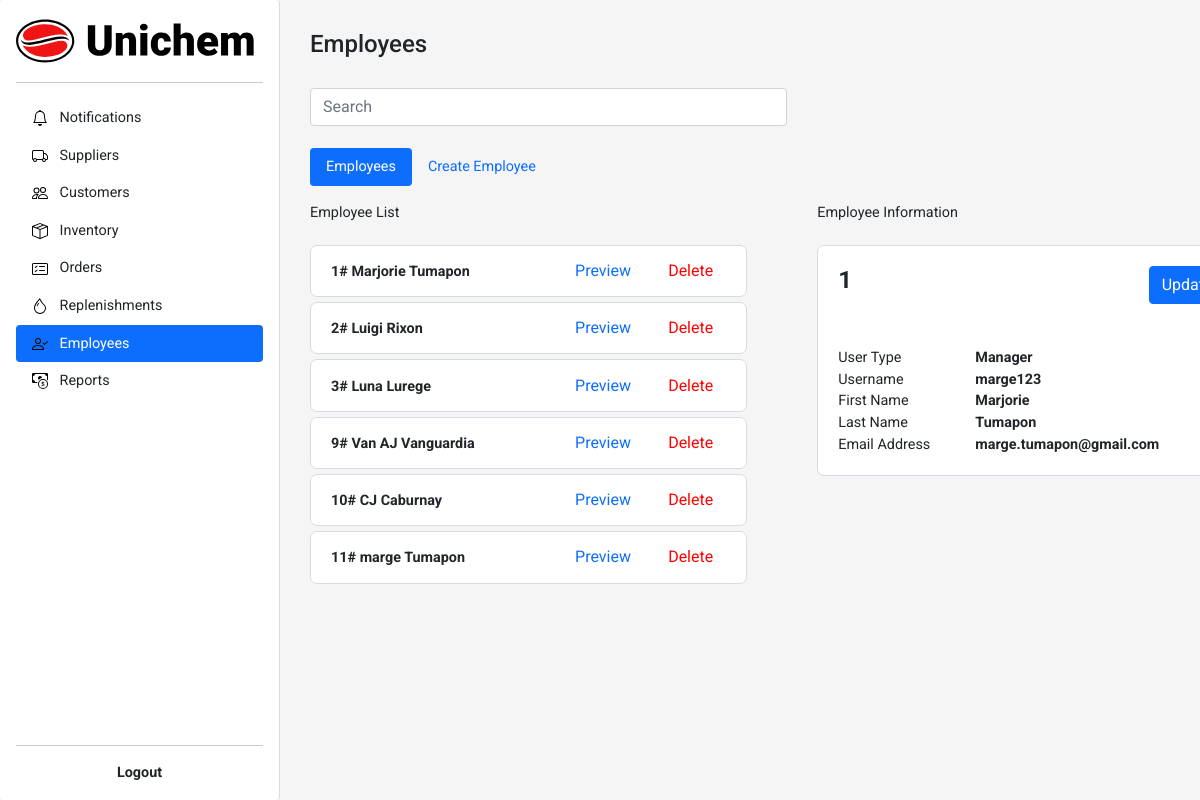
The page /sections/employees.php (signed in) on the database its author committed.
### tables this page shows
CREATE TABLE `inventory_users` (
  `userID` int(11) NOT NULL,
  `userType` enum('Manager','User') NOT NULL,
  `userFirstName` varchar(255) NOT NULL,
  `userLastName` varchar(255) NOT NULL,
  `userName` varchar(255) NOT NULL,
  `email` varchar(255) NOT NULL,
  `password` varchar(255) NOT NULL
);

### crud/employee/employee-information.php (called while the page is built)
<?php
    include('../crud/db_connect.php');
    $userID = $_GET['userID'];
    if(isset($userID)){
        $getEmployeeInformation = "SELECT *
                                    FROM inventory_users
                                    WHERE userID=$userID";
        $result = mysqli_query($conn, $getEmployeeInformation);
        $user = mysqli_fetch_assoc($result);
    }
?>

### components/employee/employee-list.php (the view)
<?php
$userID = $user["userID"];
$userFName = $user["userFirstName"];
$userLName = $user["userLastName"];
    echo "
            <form method='get' action='employees.php'>
                <div class='d-flex align-items-center justify-content-between white-box-container one-supplier-customer-list round-edge'>
                    <div class='column list-name'>
                        <b>" . "$userID" . "# " . "$userFName" . " " . "$userLName" . "</b>
                    </div>
                    <div class=''>
                            <form method='get' action='../sections/employees.php'>
                                <input type='hidden' name='userID' value='".$userID."'>
                                <button type='submit' class='btn btn-link btn-preview'>Preview</button>
                            </form>
                    </div>
                    <div class=''>
                            <form method='post' action='../sections/delete.php'>
                                <input type='hidden' name='delete' value='employee'>
                                <input type='hidden' name='userID' value='".$userID."'>
                                <button type='submit' class='btn btn-link btn-delete'>Delete</button>
                            </form>
                    </div>
                </div>
            </form>
        ";
?>

### crud/employee/employee-list.php
<?php
    include('../crud/db_connect.php');
    $getEmployeeList = "SELECT * FROM inventory_users";
    $result = mysqli_query($conn, $getEmployeeList);
    echo "
            <div class=''>
            Employee List<br><br>
            <div class='scroll-list-2'>
            ";
    if (mysqli_num_rows($result) > 0) {
        while ($user = mysqli_fetch_assoc($result)) {
            include('../components/employee/employee-list.php');
        }
    }else{
        echo "<div class ='empty-list empty-message'>There are no employees.</div>";
    }
    echo "
        </div>
        </div>
    ";
?>

### components/employee/employee-information.php (shortened to what this page needs)
<?php
if(isset($userID)){
    echo "
    <div class='container white-box-container customer-supplier-information round-edge'>
        <div class='row'>
            <div class='col'>
                <h4><b>".$user['userID']."</b></h3>
            </div>
            <div class='col d-flex justify-content-end'>
                <button type='button' class='btn btn-primary' data-bs-toggle='modal' data-bs-target='#exampleModal'>
                Update
                </button>
                <div class='modal fade' id='exampleModal' tabindex='-1' aria-labelledby='exampleModalLabel' aria-hidden='true'>
                    <div class='modal-dialog'>
                        <div class='modal-content'>
                            <div class='modal-header'>
                                <h4>Update Employee ".$user['userID']."</h4>
                                <button type='button' class='btn-close' data-bs-dismiss='modal' aria-label='Close'></button>
                            </div>
                            <div class='modal-body'>
                                ";
                                echo"
                            </div>
                            <div class='modal-footer'>
                                    <div class=''>
                                        <button type='submit' class='btn btn-primary' value='submit'>Update</button>
                                    </div>
                                </form>
                            </div>
                        </div>
                    </div>
                </div>
            </div>
        </div>
        <br>
        <div class='row'>
            <div class='col'>
            </div>
        </div>
        <br>
        <div class='row'>
            <div class='col'>
                User Type<br>
                Username<br>
                First Name<br>
                Last Name<br>
                Email Address<br>
            </div>
            <div class='col-8'>
                <b>
                    ".
                    $user['userType']."<br>".
                    $user['userName']."<br>".
                    $user['userFirstName']."<br>".
                    $user['userLastName']."<br>".
                    $user['email']."
                </b>
            </div>
        </div>
        </div>
    ";
    }else{
        echo "<div class ='empty-information empty-message'>There are no employees.</div>";
    }
?>

### style/import.php (style rules this page uses)
* { margin: 0; padding: 0; font-family: 'Roboto', sans-serif; }
body:not(h1):not(h2):not(h3):not(h4):not(h5):not(h6) { font-size: .9rem; }
body { min-height: 100vh; min-height: -webkit-fill-available; background-color: whitesmoke; }
html { height: -webkit-fill-available; }
.round-edge { border-radius: 7px; }
.white-box-container { background-color: white; border: 1px solid #D5DBE4; padding: 20px; }
.customer-supplier-information { width: 429.27px; }
.one-supplier-customer-list { height: 52.31px; width: 437.22px; margin: 0 0 5px 0; }
.scroll-list-2 { height: 650.43px; overflow-x: hidden; overflow-y: scroll; padding: 0 20px 0 0; }
.btn-delete { color: red; text-decoration: none; }
.btn-preview { color: #0d6efd; text-decoration: none; }
.list-name { width: 220px; height: 20px; overflow-x: hidden; overflow-y: hidden; }

### rows shown on the page
inventory_users: userID "1", userFirstName "Marjorie", userLastName "Tumapon", userType "Manager", userName "marge123", email "marge.tumapon@gmail.com"
inventory_users: userID "2", userFirstName "Luigi", userLastName "Rixon"
inventory_users: userID "3", userFirstName "Luna", userLastName "Lurege"
inventory_users: userID "9", userFirstName "Van AJ", userLastName "Vanguardia"
inventory_users: userID "10", userFirstName "CJ", userLastName "Caburnay"
inventory_users: userID "11", userFirstName "marge", userLastName "Tumapon"
